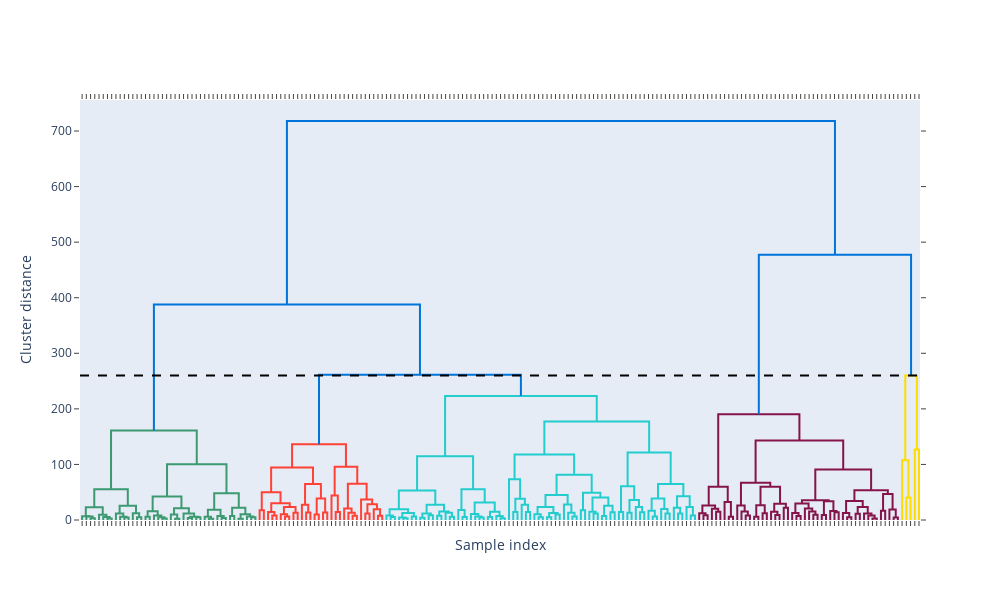

The notebook cell this image was saved under:
### Markdown cell above
#### Dendrogram

### Code cell
import plotly.figure_factory as ff
import plotly.graph_objects as go
from scipy.cluster.hierarchy import ward
linkage = ward(X)
fig = ff.create_dendrogram(linkage, color_threshold = 260)
fig.update_layout(width = 1000, height = 600, yaxis_title = 'Cluster distance', xaxis_title = 'Sample index')
fig.update_xaxes(showticklabels=False)
fig.add_shape(
        type='line',
        x0=0,
        y0=260,
        x1=1985,
        y1=260,
        line=dict(
            color='Black',
            dash='dash'
        )
)
fig.show()
